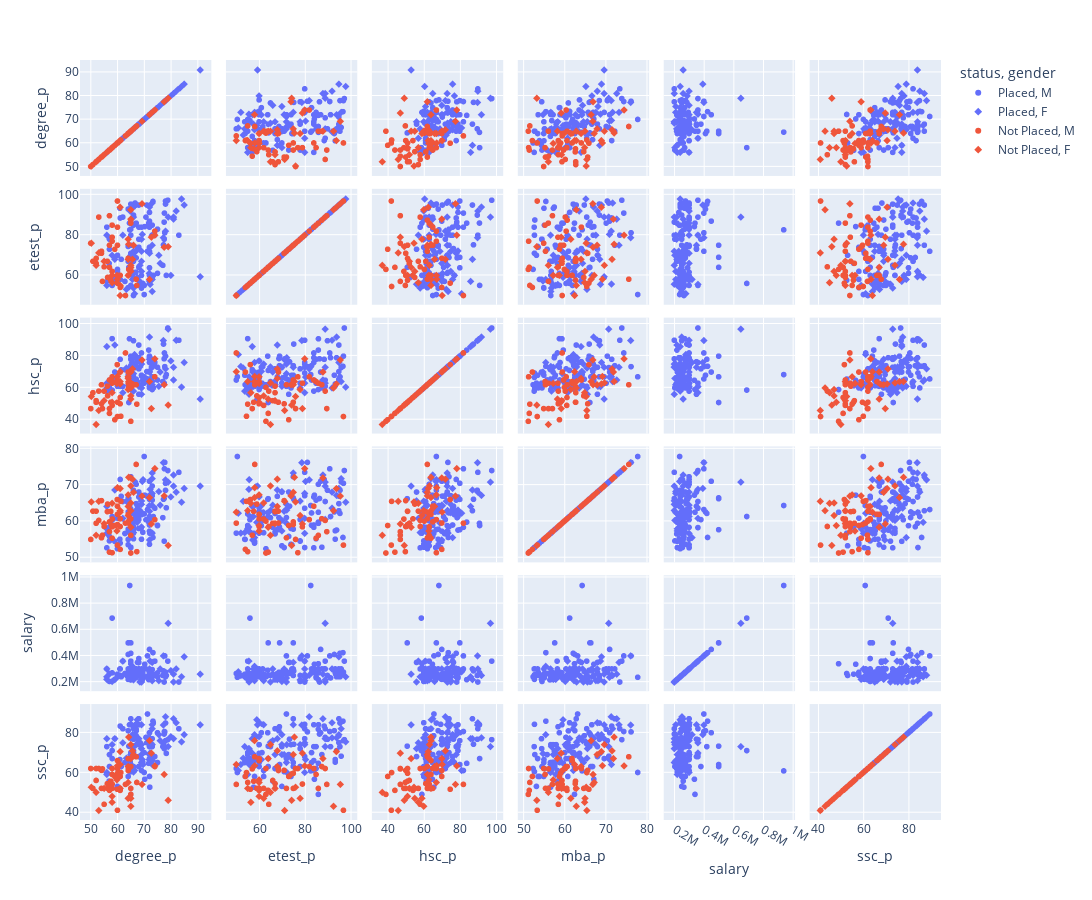

Here is the notebook cell this chart was saved with:
### Code cell
numerical_col = placement_df.columns.difference(categorical_col)
fig = px.scatter_matrix(
    placement_df,
    dimensions=numerical_col,
    color="status",
    symbol="gender"
)
fig.update_layout(
    autosize=False,
    width=1600,
    height=900,
)
